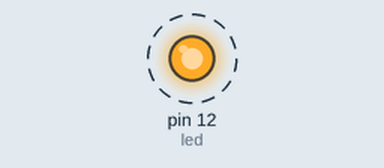
Simulated run of this sketch. Board: Arduino Uno, built with avr-gcc and run on an emulated ATmega328P. Shown: output pins drawn as LEDs (lit = HIGH). Dashed ring = blinking.

Above: at 0.05 s.
Timing chart, 0 to 3.0 s (numbered marks = the images above):
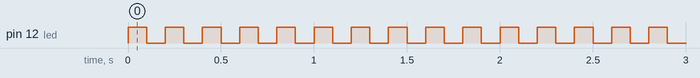

The sketch:

leds.ino
```cpp
int led = 12;
int led2 = 12;

void setup() {
  // put your setup code here, to run once:
  pinMode(led, OUTPUT);
  pinMode(led2, OUTPUT);

}

void loop() {
  // put your main code here, to run repeatedly:
  digitalWrite(led, HIGH);
  digitalWrite(led2,HIGH);
  delay(100);
  digitalWrite(led, LOW);
  digitalWrite(led2,LOW);
  delay(100);

}
```

Measured:
- by itself, pin 12 (led): alternates HIGH for 0.10 s and LOW for 0.10 s
